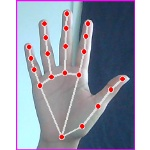
#> input picture Images/test_run_images/hello/Image_1.jpg, 150 x 150 px; its folder holds only this picture in this run
$ jupyter execute image_editing.ipynb
#> lines starting #> are read from the running program, lines starting #| are printed output that depends on the picture
[cell 1]
import numpy as np
import glob
from PIL import Image, ImageEnhance

[cell 2]
# hello: 0, iloveyou: 1, no: 2, sorry: 3, yes: 4
folders = ["hello", "iloveyou", "no", "sorry", "yes"]
folder_path = "C:\\Users\\visha\\OneDrive\\Documentos\\Code\\endor\\sign_language\\Images\\images3\\"
file_names = []

# Create a list with all of the images
for folder in folders:
    for f in glob.glob(folder_path + folder + '/**/*', recursive=True):
        if f[-4:] == '.jpg':
            file_names.append(f)

print(len(file_names))

[cell 3]
for i, file in enumerate(file_names):
    img = Image.open(file)
#> img is the input picture: PIL image 150x150 RGB; mean R, G, B 155, 159.1, 173.7
    enhancer = ImageEnhance.Brightness(img)
    # to reduce brightness by 50%, use factor 0.5
    img = enhancer.enhance(0.5)
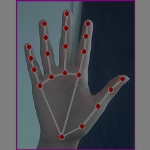
#> img: PIL image 150x150 RGB; mean R, G, B 77.2, 79.3, 86.5
    img.save(f"{file}_darker.jpg")

[cell 4]
for i, file in enumerate(file_names):
    img = Image.open(file)
    enhancer = ImageEnhance.Brightness(img)
    # to increase brightness by 50%, use factor 1.5
    img = enhancer.enhance(1.5)
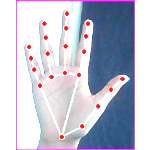
#> img: PIL image 150x150 RGB; mean R, G, B 193.6, 193.5, 210
    img.save(f"{file}_bright.jpg")
